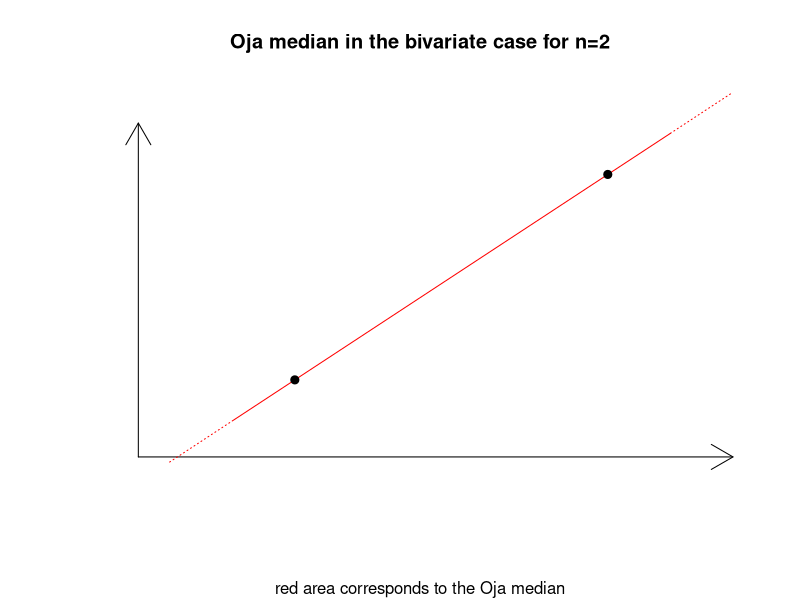
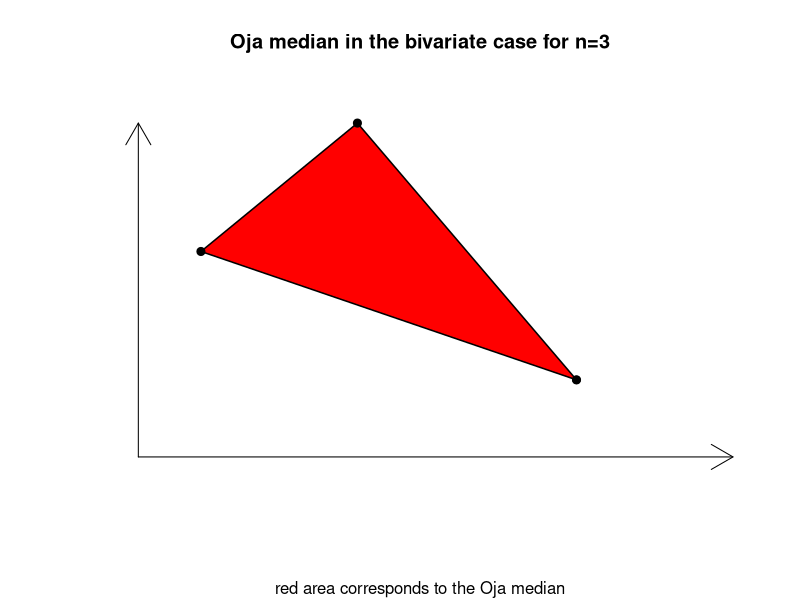
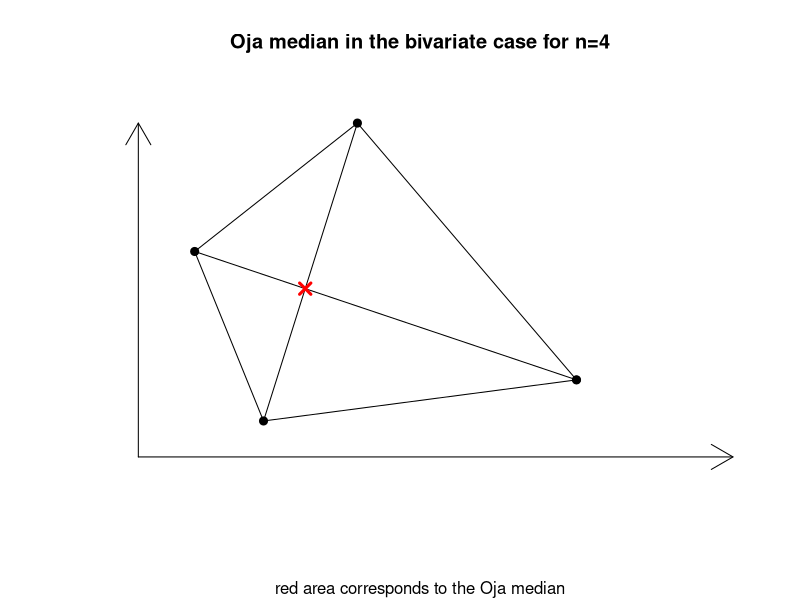
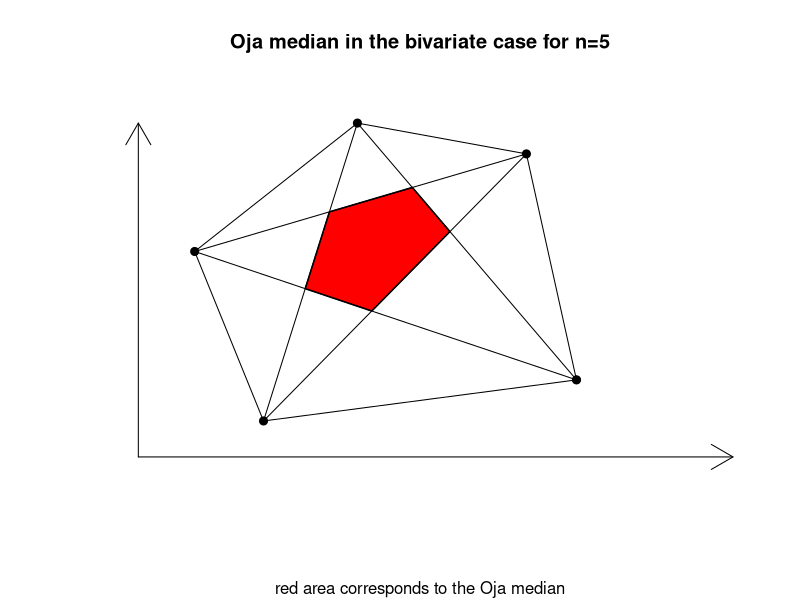
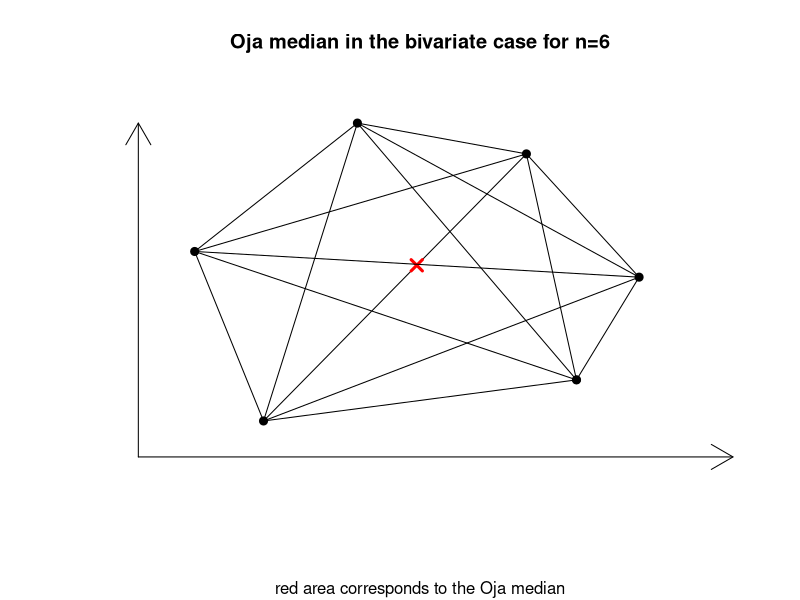
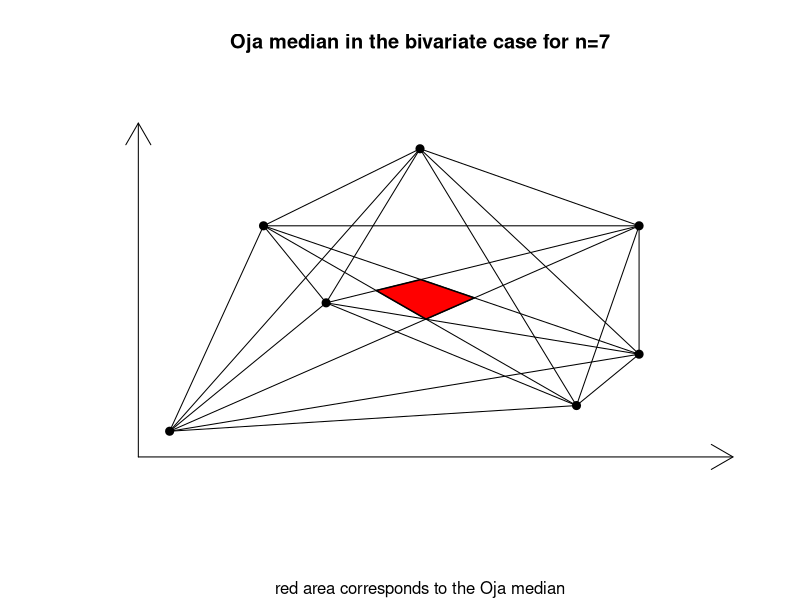

These figures' R source, in order:
# naive function to calculate the intersection point of two lines
intersection <- function(a,b,c,d){
	fab <-function(a,b,x){
		slope <- (b[2]-a[2])/(b[1]-a[1])
		if(slope==Inf) slope <- 0
		achse <- a[2]-a[1]*slope
		slope*x+achse
	}
	fcd <-function(c,d,x){
		slope <- (d[2]-c[2])/(d[1]-c[1])
		if(slope==Inf) slope <- 0
		achse <- c[2]-c[1]*slope
		slope*x+achse
		return(slope)
	}
	xValue<-uniroot(function(x) fab(a,b,x)-fab(c,d,x),lower=-9999999999999999999999999999999999,upper=999999999999999999999999999999999999)$root
	yValue<-fab(a,b,xValue) 
	result<-c(xValue,yValue) 
	return(result)
}

# The settings for the layout of the plot

#op<-par(mfrow=c(2,3),pty="s",mex=0.001)

# All graphics are plotted in the same way. The axis are drawn with arrows, the connection lines with lines and the datapoints with points.
# The intersection function is needed to determin the intersection of the connection lines.

# The n=2 case
#plot(c(7.5),c(2),,col="white",xlim=c(0,10),ylim=c(0,7.5),xaxt="n",yaxt="n",xlab="",ylab="",lty=0,mar=c(0,0,0,0),mfg=c(1,1),bty="n")
plot(c(7.5),c(2),,col="white",xlim=c(0,10),ylim=c(0,7.5),xaxt="n",yaxt="n",xlab="",ylab="",lty=0,mar=c(0,0,0,0),bty="n")
arrows(0.5,0.5,0.5,7,angle=30,lwd=1)
arrows(0.5,0.5,10,0.5,angle=30,lwd=1)
lines(c(2,9),c(1.2,6.8),lwd=1,col="red")
lines(c(9,10),c(6.8,7.6),lwd=1,col="red",lty=3)
lines(c(1,2),c(0.4,1.2),lwd=1,col="red",lty=3)
points(c(3,8),c(2,6),pch=20,lwd=4)
#text(9.5,6,paste("n=2"),cex=1.85)
title(main = "Oja median in the bivariate case for n=2",sub="red area corresponds to the Oja median")


# The n=3 case
#plot(c(7.5),c(2),xlim=c(0,10),ylim=c(0,7.5),xaxt="n",yaxt="n",xlab="",ylab="",lty=0,mar=c(0,0,0,0),mfg=c(1,2),bty="n")
plot(c(7.5),c(2),xlim=c(0,10),ylim=c(0,7.5),xaxt="n",yaxt="n",xlab="",ylab="",lty=0,mar=c(0,0,0,0),bty="n")
arrows(0.5,0.5,0.5,7,angle=30,lwd=1)
arrows(0.5,0.5,10,0.5,angle=30,lwd=1)
#text(9.5,6,paste("n=3"),cex=1.85)
polygon(c(7.5,1.5,4),c(2,4.5,7),col="red",lwd=1.5)
points(7.5,2,pch=20,lwd=4)
points(1.5,4.5,pch=20,lwd=4)
points(4,7,pch=20,lwd=4)
title(main = "Oja median in the bivariate case for n=3",sub="red area corresponds to the Oja median")


# The n=4 case
#plot(c(7.5),c(2),xlim=c(0,10),ylim=c(0,7.5),xaxt="n",yaxt="n",xlab="",ylab="",lty=0,mar=c(0,0,0,0),mfg=c(1,3),bty="n")
plot(c(7.5),c(2),xlim=c(0,10),ylim=c(0,7.5),xaxt="n",yaxt="n",xlab="",ylab="",lty=0,mar=c(0,0,0,0),bty="n")
arrows(0.5,0.5,0.5,7,angle=30,lwd=1)
arrows(0.5,0.5,10,0.5,angle=30,lwd=1)
#text(9.5,6,paste("n=4"),cex=1.85)
sch6 <- intersection(c(2.5,1.2),c(4,7),c(1.4,4.5),c(7.5,2))
polygon(c(7.5,1.4,4,2.5),c(2,4.5,7,1.2),lwd=1)
lines(c(1.4,2.5),c(4.5,1.2),lwd=1)
lines(c(4,7.5),c(7,2),lwd=1)
points(7.5,2,pch=20,lwd=4)
points(1.4,4.5,pch=20,lwd=4)
points(4,7,pch=20,lwd=4)
points(2.5,1.2,pch=20,lwd=4)
points(sch6[1],sch6[2],pch=4,lwd=3,cex=1.5,col="red")
title(main = "Oja median in the bivariate case for n=4",sub="red area corresponds to the Oja median")


# The n=5 case
#plot(c(7.5),c(2),xlim=c(0,10),ylim=c(0,7.5),xaxt="n",yaxt="n",xlab="",ylab="",lty=0,mar=c(0,0,0,0),mfg=c(2,1),bty="n")
plot(c(7.5),c(2),xlim=c(0,10),ylim=c(0,7.5),xaxt="n",yaxt="n",xlab="",ylab="",lty=0,mar=c(0,0,0,0),bty="n")
arrows(0.5,0.5,0.5,7,angle=30,lwd=1)
arrows(0.5,0.5,10,0.5,angle=30,lwd=1)
#text(9.5,6,paste("n=5"),cex=1.85)
sch1 <- intersection(c(2.5,1.2),c(4,7),c(1.4,4.5),c(6.7,6.4))
sch2 <- intersection(c(2.5,1.2),c(4,7),c(1.4,4.5),c(7.5,2))
sch3 <- intersection(c(2.5,1.2),c(6.7,6.4),c(1.4,4.5),c(7.5,2))
sch4 <- intersection(c(2.5,1.2),c(6.7,6.4),c(4,7),c(7.5,2))
sch5 <- intersection(c(1.4,4.5),c(6.7,6.4),c(4,7),c(7.5,2))
polygon(c(sch1[1],sch2[1],sch3[1],sch4[1],sch5[1]),c(sch1[2],sch2[2],sch3[2],sch4[2],sch5[2]),col="red",lwd=1.5)
polygon(c(6.7,1.4,7.5,4,2.5,6.7,4,1.4,2.5,7.5,6.7),c(6.4,4.5,2,7,1.2,6.4,7,4.5,1.2,2,6.4),lwd=1)
points(7.5,2,pch=20,lwd=4)
points(1.4,4.5,pch=20,lwd=4)
points(4,7,pch=20,lwd=4)
points(2.5,1.2,pch=20,lwd=4)
points(6.7,6.4,pch=20,lwd=4)
title(main = "Oja median in the bivariate case for n=5",sub="red area corresponds to the Oja median")


# The n=6 case
#plot(c(7.5),c(2),xlim=c(0,10),ylim=c(0,7.5),xaxt="n",yaxt="n",xlab="",ylab="",lty=0,mar=c(0,0,0,0),mfg=c(2,2),bty="n")
plot(c(7.5),c(2),xlim=c(0,10),ylim=c(0,7.5),xaxt="n",yaxt="n",xlab="",ylab="",lty=0,mar=c(0,0,0,0),bty="n")
arrows(0.5,0.5,0.5,7,angle=30,lwd=1)
arrows(0.5,0.5,10,0.5,angle=30,lwd=1)
#text(9.5,6,paste("n=6"),cex=1.85)
sch7 <- intersection(c(2.5,1.2),c(6.7,6.4),c(1.4,4.5),c(8,4))
polygon(c(6.7,1.4,7.5,4,2.5,6.7,4,1.4,2.5,7.5,6.7),c(6.4,4.5,2,7,1.2,6.4,7,4.5,1.2,2,6.4),lwd=1)
points(7.5,2,pch=20,lwd=4)
points(1.4,4.5,pch=20,lwd=4)
points(4,7,pch=20,lwd=4)
points(2.5,1.2,pch=20,lwd=4)
points(6.7,6.4,pch=20,lwd=4)
points(8.5,4,pch=20,lwd=4)
points(sch7[1],sch7[2],pch=4,lwd=3,cex=1.5,col="red")
lines(c(8.5,7.5),c(4,2),lwd=1)
lines(c(8.5,1.4),c(4,4.5),lwd=1)
lines(c(8.5,4),c(4,7),lwd=1)
lines(c(8.5,2.5),c(4,1.2),lwd=1)
lines(c(8.5,6.7),c(4,6.4),lwd=1)
title(main = "Oja median in the bivariate case for n=6",sub="red area corresponds to the Oja median")


# The n=7 case
#plot(c(7.5),c(2),col="white",xlim=c(0,10),ylim=c(0,7.5),xaxt="n",yaxt="n",xlab="",ylab="",lty=0,mar=c(0,0,0,0),mfg=c(2,3),bty="n")
plot(c(7.5),c(2),col="white",xlim=c(0,10),ylim=c(0,7.5),xaxt="n",yaxt="n",xlab="",ylab="",lty=0,mar=c(0,0,0,0),bty="n")
arrows(0.5,0.5,0.5,7,angle=30,lwd=1)
arrows(0.5,0.5,10,0.5,angle=30,lwd=1)
#text(9.5,6,paste("n=7"),cex=1.85)
points(c(1,8.5,2.5,5,8.5,3.5,7.5),c(1,2.5,5,6.5,5,3.5,1.5),pch=20,lwd=4)
lines(c(1,8.5),c(1,2.5),lwd=1)
lines(c(1,2.5),c(1,5),lwd=1)
lines(c(1,5),c(1,6.5),lwd=1)
lines(c(1,8.5),c(1,5),lwd=1)
lines(c(1,3.5),c(1,3.5),lwd=1)
lines(c(1,7.5),c(1,1.5),lwd=1)
lines(c(8.5,2.5),c(2.5,5),lwd=1)
lines(c(8.5,5),c(2.5,6.5),lwd=1)
lines(c(8.5,8.5),c(2.5,5),lwd=1)
lines(c(8.5,3.5),c(2.5,3.5),lwd=1)
lines(c(8.5,7.5),c(2.5,1.5),lwd=1)
lines(c(2.5,5),c(5,6.5),lwd=1)
lines(c(2.5,8.5),c(5,5),lwd=1)
lines(c(2.5,3.5),c(5,3.5),lwd=1)
lines(c(2.5,7.5),c(5,1.5),lwd=1)
lines(c(5,8.5),c(6.5,5),lwd=1)
lines(c(5,3.5),c(6.5,3.5),lwd=1)
lines(c(5,7.5),c(6.5,1.5),lwd=1)
lines(c(8.5,3.5),c(5,3.5),lwd=1)
lines(c(8.5,7.5),c(5,1.5),lwd=1)
lines(c(3.5,7.5),c(3.5,1.5),lwd=1)
sch1 <- intersection(c(3.5,3.5),c(8.5,5),c(2.5,5),c(8.5,2.5))
sch2 <- intersection(c(2.5,5),c(8.5,2.5),c(1,1),c(8.5,5))
sch3 <- intersection(c(1,1),c(8.5,5),c(2.5,5),c(7.5,1.5))
sch4 <- intersection(c(3.5,3.5),c(8.5,5),c(2.5,5),c(7.5,1.5))
polygon(c(sch1[1],sch2[1],sch3[1],sch4[1]),c(sch1[2],sch2[2],sch3[2],sch4[2]),col="red",lwd=1.5)
title(main = "Oja median in the bivariate case for n=7",sub="red area corresponds to the Oja median")
